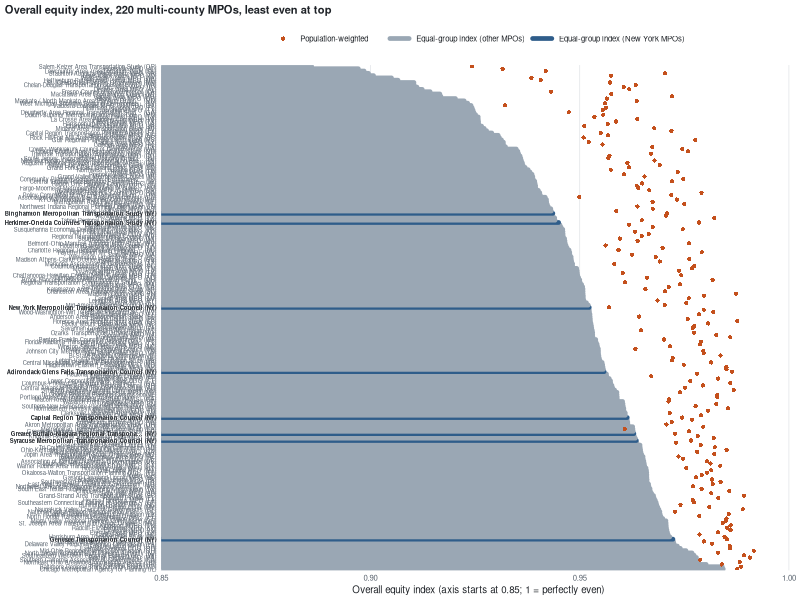
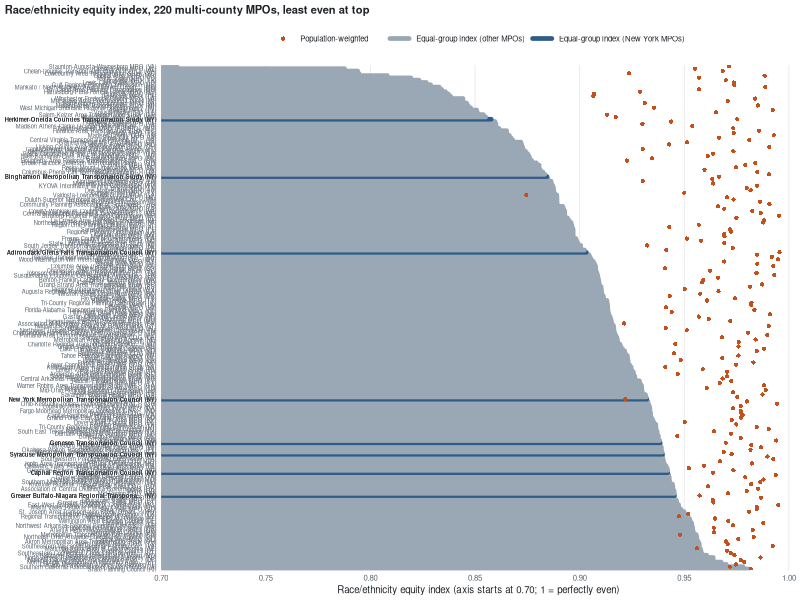

Write the R code that produced these figures, in order.
# figures.R: ranked charts of multi-county MPOs from national/index_mpo.csv (written by national/ledger.R build).
# Usage (repo root): Rscript national/figures.R
# Writes national/fig/mpo_rank_overall.png, national/fig/mpo_rank_race.png, national/tables/mpo_index.csv.
# Bar = equal-group index (the paper's headline, ND3); dot = population-weighted companion on the same row,
# so the small-group effect (ND10) is visible. Worst at the top. New York MPOs in bold.
suppressPackageStartupMessages({library(dplyr); library(readr); library(ggplot2); library(tidyr); library(stringr)})
root = Sys.getenv("EQUITY_ROOT", "/home/user/equity"); setwd(root)
dir.create("national/fig", showWarnings = FALSE); dir.create("national/tables", showWarnings = FALSE)
idx = read_csv("national/index_mpo.csv", show_col_types = FALSE, col_types = cols(mpo_id = "c"))
ledger = read_csv("national/LEDGER.csv", show_col_types = FALSE, col_types = cols(mpo_id = "c"))
tab = idx %>% select(mpo_id, mpo_name, type, indicator2, indicator_pw, n_groups, race_groups_lt_1000, pop_in_mpo) %>%
  left_join(ledger %>% select(mpo_id, state, n_counties, n_states), by = "mpo_id")
write_csv(tab, "national/tables/mpo_index.csv")

ink = "#1f2328"; muted = "#59636e"; grid = "#e6e8eb"; bar = "#9aa7b4"; bar_ny = "#2f5d8a"; dot = "#c4501c"
rank_plot = function(ty, label){
  d = tab %>% filter(type == ty) %>%
    mutate(name = str_trunc(str_replace(mpo_name, " Metropolitan Planning Organization$", " MPO"), 46),
           name = paste0(name, " (", state, ")"), ny = state == "NY") %>%
    arrange(desc(indicator2)) %>% mutate(name = factor(name, levels = name))
  lo = floor(min(c(d$indicator2, d$indicator_pw), na.rm = TRUE) * 20) / 20
  ggplot(d, aes(y = name)) +
    geom_segment(aes(x = lo, xend = indicator2, yend = name, color = ny), linewidth = 1.6, lineend = "round") +
    geom_point(aes(x = indicator_pw, shape = "Population-weighted"), color = dot, size = 1.1) +
    scale_color_manual(values = c(`FALSE` = bar, `TRUE` = bar_ny), labels = c(`FALSE` = "Equal-group index (other MPOs)", `TRUE` = "Equal-group index (New York MPOs)"), name = NULL) +
    scale_shape_manual(values = c("Population-weighted" = 16), name = NULL) +
    scale_x_continuous(limits = c(lo, 1), expand = expansion(c(0, 0.01)), breaks = seq(lo, 1, by = 0.05)) +
    labs(x = paste0(label, " (axis starts at ", sprintf("%.2f", lo), "; 1 = perfectly even)"), y = NULL,
         title = paste0(label, ", ", nrow(d), " multi-county MPOs, least even at top")) +
    theme_minimal(base_size = 7) +
    theme(text = element_text(color = ink), axis.text.y = element_text(size = 4.2, color = ifelse(levels(d$name) %in% d$name[d$ny], ink, muted),
                                                                        face = ifelse(levels(d$name) %in% d$name[d$ny], "bold", "plain")),
          axis.text.x = element_text(color = muted), panel.grid.major.y = element_blank(), panel.grid.minor = element_blank(),
          panel.grid.major.x = element_line(color = grid, linewidth = 0.3), legend.position = "top", plot.title.position = "plot",
          plot.title = element_text(size = 8, face = "bold"))
}
h = function(n) max(6, 0.075 * n + 1.2)
n = nrow(filter(tab, type == "overall"))
ggsave("national/fig/mpo_rank_overall.png", rank_plot("overall", "Overall equity index"), width = 6.5, height = h(n), dpi = 300, bg = "white")
ggsave("national/fig/mpo_rank_race.png", rank_plot("race", "Race/ethnicity equity index"), width = 6.5, height = h(n), dpi = 300, bg = "white")
message("MPOs charted: ", n)
